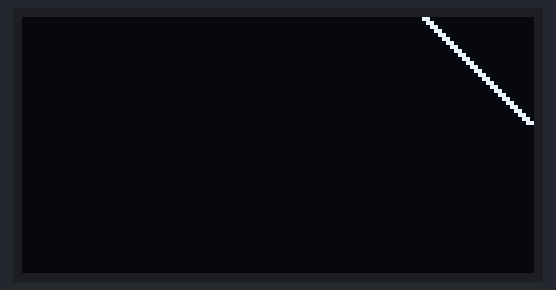
The program below on a simulated ESP32 board running MicroPython. On the bench: 128×64 one-colour display.

Above: at 0.8 s.
At 5.4 s:
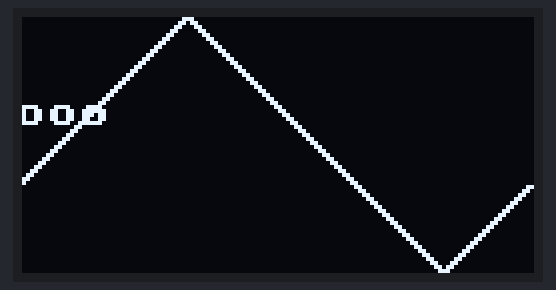
At 10.3 s:
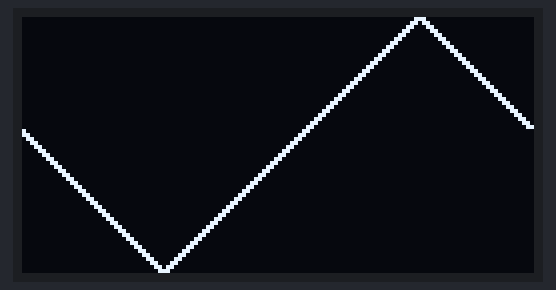
At 19.5 s:
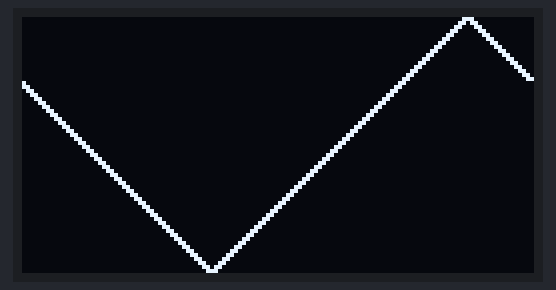
At 28.6 s:
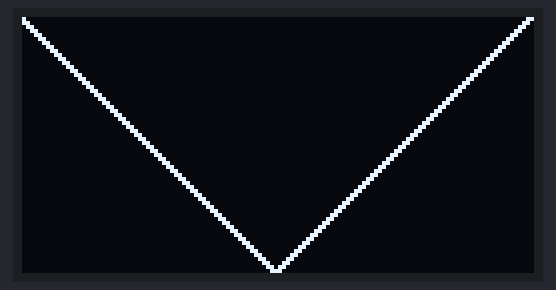
At 39.3 s:
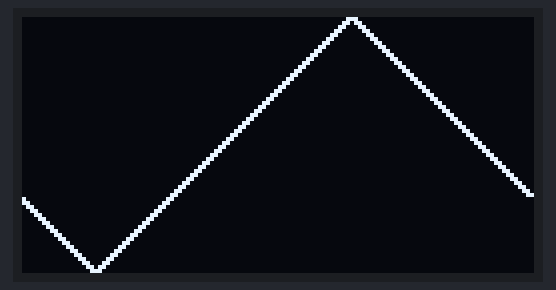

The program:

random_efect.py
```python
from machine import Pin, I2C
import OLED
import random
import time

pinsI2C = I2C(0, scl=Pin(22), sda=Pin(21))
oled = OLED.SSD1306_I2C(128, 64, pinsI2C)

while True:
    for i in range(64):
        oled.pixel(127, i, 1)
        oled.scroll(-1, 0)
        oled.pixel(127, i - 1, 0)
        oled.show()
    oled.text("ooo",20,20)
    for i in range(64):
        oled.pixel(127, 63 - i, 1)
        oled.scroll(-1, 0)
        oled.pixel(127, 63 - i + 1, 0)
        oled.show()
```

OLED.py
```python
#MicroPython SSD1306 OLED driver, I2C and SPI interfaces created by Adafruit

import time
import framebuf

# register definitions
SET_CONTRAST        = const(0x81)
SET_ENTIRE_ON       = const(0xa4)
SET_NORM_INV        = const(0xa6)
SET_DISP            = const(0xae)
SET_MEM_ADDR        = const(0x20)
SET_COL_ADDR        = const(0x21)
SET_PAGE_ADDR       = const(0x22)
SET_DISP_START_LINE = const(0x40)
SET_SEG_REMAP       = const(0xa0)
SET_MUX_RATIO       = const(0xa8)
SET_COM_OUT_DIR     = const(0xc0)
SET_DISP_OFFSET     = const(0xd3)
SET_COM_PIN_CFG     = const(0xda)
SET_DISP_CLK_DIV    = const(0xd5)
SET_PRECHARGE       = const(0xd9)
SET_VCOM_DESEL      = const(0xdb)
SET_CHARGE_PUMP     = const(0x8d)


class SSD1306:
    def __init__(self, width, height, external_vcc):
        self.width = width
        self.height = height
        self.external_vcc = external_vcc
        self.pages = self.height // 8
        # Note the subclass must initialize self.framebuf to a framebuffer.
        # This is necessary because the underlying data buffer is different
        # between I2C and SPI implementations (I2C needs an extra byte).
        self.poweron()
        self.init_display()

    def init_display(self):
        for cmd in (
            SET_DISP | 0x00, # off
            # address setting
            SET_MEM_ADDR, 0x00, # horizontal
            # resolution and layout
            SET_DISP_START_LINE | 0x00,
            SET_SEG_REMAP | 0x01, # column addr 127 mapped to SEG0
            SET_MUX_RATIO, self.height - 1,
            SET_COM_OUT_DIR | 0x08, # scan from COM[N] to COM0
            SET_DISP_OFFSET, 0x00,
            SET_COM_PIN_CFG, 0x02 if self.height == 32 else 0x12,
            # timing and driving scheme
            SET_DISP_CLK_DIV, 0x80,
            SET_PRECHARGE, 0x22 if self.external_vcc else 0xf1,
            SET_VCOM_DESEL, 0x30, # 0.83*Vcc
            # display
            SET_CONTRAST, 0xff, # maximum
            SET_ENTIRE_ON, # output follows RAM contents
            SET_NORM_INV, # not inverted
            # charge pump
            SET_CHARGE_PUMP, 0x10 if self.external_vcc else 0x14,
            SET_DISP | 0x01): # on
            self.write_cmd(cmd)
        self.fill(0)
        self.show()

    def poweroff(self):
        self.write_cmd(SET_DISP | 0x00)

    def contrast(self, contrast):
        self.write_cmd(SET_CONTRAST)
        self.write_cmd(contrast)

    def invert(self, invert):
        self.write_cmd(SET_NORM_INV | (invert & 1))

    def show(self):
        x0 = 0
        x1 = self.width - 1
        if self.width == 64:
            # displays with width of 64 pixels are shifted by 32
            x0 += 32
            x1 += 32
        self.write_cmd(SET_COL_ADDR)
        self.write_cmd(x0)
        self.write_cmd(x1)
        self.write_cmd(SET_PAGE_ADDR)
        self.write_cmd(0)
        self.write_cmd(self.pages - 1)
        self.write_framebuf()

    def fill(self, col):
        self.framebuf.fill(col)

    def pixel(self, x, y, col):
        self.framebuf.pixel(x, y, col)

    def scroll(self, dx, dy):
        self.framebuf.scroll(dx, dy)

    def text(self, string, x, y, col=1):
        self.framebuf.text(string, x, y, col)


class SSD1306_I2C(SSD1306):
    def __init__(self, width, height, i2c, addr=0x3c, external_vcc=False):
        self.i2c = i2c
        self.addr = addr
        self.temp = bytearray(2)
        # Add an extra byte to the data buffer to hold an I2C data/command byte
        # to use hardware-compatible I2C transactions.  A memoryview of the
        # buffer is used to mask this byte from the framebuffer operations
        # (without a major memory hit as memoryview doesn't copy to a separate
        # buffer).
        self.buffer = bytearray(((height // 8) * width) + 1)
        self.buffer[0] = 0x40  # Set first byte of data buffer to Co=0, D/C=1
        self.framebuf = framebuf.FrameBuffer1(memoryview(self.buffer)[1:], width, height)
        super().__init__(width, height, external_vcc)

    def write_cmd(self, cmd):
        self.temp[0] = 0x80 # Co=1, D/C#=0
        self.temp[1] = cmd
        self.i2c.writeto(self.addr, self.temp)

    def write_framebuf(self):
        # Blast out the frame buffer using a single I2C transaction to support
        # hardware I2C interfaces.
        self.i2c.writeto(self.addr, self.buffer)

    def poweron(self):
        pass


class SSD1306_SPI(SSD1306):
    def __init__(self, width, height, spi, dc, res, cs, external_vcc=False):
        self.rate = 10 * 1024 * 1024
        dc.init(dc.OUT, value=0)
        res.init(res.OUT, value=0)
        cs.init(cs.OUT, value=1)
        self.spi = spi
        self.dc = dc
        self.res = res
        self.cs = cs
        self.buffer = bytearray((height // 8) * width)
        self.framebuf = framebuf.FrameBuffer1(self.buffer, width, height)
        super().__init__(width, height, external_vcc)

    def write_cmd(self, cmd):
        self.spi.init(baudrate=self.rate, polarity=0, phase=0)
        self.cs.high()
        self.dc.low()
        self.cs.low()
        self.spi.write(bytearray([cmd]))
        self.cs.high()

    def write_framebuf(self):
        self.spi.init(baudrate=self.rate, polarity=0, phase=0)
        self.cs.high()
        self.dc.high()
        self.cs.low()
        self.spi.write(self.buffer)
        self.cs.high()

    def poweron(self):
        self.res.high()
        time.sleep_ms(1)
        self.res.low()
        time.sleep_ms(10)
        self.res.high()
```

Measured:
- what the display in image 1 shows lasts 0.7 s, from 5.4 s to 6.1 s
